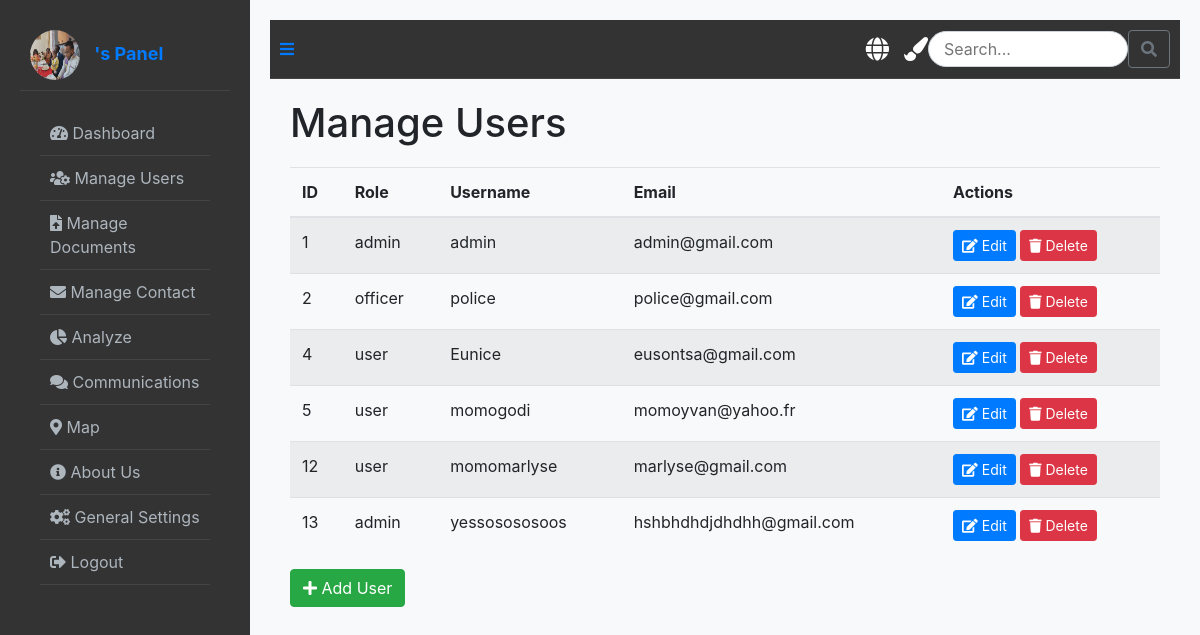
The page /panel/admin/manage-users/ on the database its author committed.
### booking/models.py (models this page shows)
class User(AbstractUser):
    ROLE_CHOICES = [
        ('user', 'User'),
        ('officer', 'Police Officer'),
        ('admin', 'Super Admin'),
    ]
    email = models.CharField(max_length=100, default='user@gmail.com')
    role = models.CharField(max_length=10, choices=ROLE_CHOICES, default='user')
    name = models.CharField(max_length=100, default='user')  # Provide a default value
    phone = models.CharField(max_length=15, default='0000000000')  # Provide a default value
    address = models.TextField(null=True, blank=True)  # Temporarily allow null
    profile_picture = models.ImageField(upload_to='profile_pics/', null=True, blank=True)

### booking/views.py (the view)
# urls.py: path('panel/admin/manage-users/', manage_users, name='manage_users'),
def manage_users(request):
    users = User.objects.all()
    return render(request, 'panel/admin/manage_user/manage_users.html', {'users': users})

### booking/templates/panel/admin/manage_user/manage_users.html
{% extends 'panel/admin/base_admin.html' %}
{% block content %}
<h1>Manage Users</h1>
<div class="table-responsive">
    <table class="table table-striped">
        <thead>
            <tr>
                <th>ID</th>
                <th>Role</th>
                <th>Username</th>
                <th>Email</th>
                <th>Actions</th>
            </tr>
        </thead>
        <tbody>
            {% for user in users %}
            {% if user.id != request.user.id %}
            <tr>
                <td>{{ user.id }}</td>
                <td>{{ user.role }}</td>
                <td>{{ user.username }}</td>
                <td>{{ user.email }}</td>
                <td>
                    <a href="{% url 'admin_edit_user' user.id %}" class="btn btn-primary btn-sm"><i class="fas fa-edit"></i> Edit</a>
                    <a href="{% url 'admin_delete_user' user.id %}" class="btn btn-danger btn-sm"><i class="fas fa-trash"></i> Delete</a>
                </td>
            </tr>
            {% endif %}
            {% endfor %}
        </tbody>
    </table>
</div>
<a href="{% url 'add_user' %}" class="btn btn-success"><i class="fas fa-plus"></i> Add User</a>
{% endblock %}

### booking/static/css/momo2.css (style rules this page uses)
.dashboard-content h1 { margin-bottom: 20px; }
.btn-primary { color: #fff; background-color: #007bff; border-color: #007bff; }

### rows shown on the page
User: id "1", role "admin", username "admin", email "admin@gmail.com"
User: id "2", role "officer", username "police", email "police@gmail.com"
User: id "4", role "user", username "Eunice", email "eusontsa@gmail.com"
User: id "5", role "user", username "momogodi", email "momoyvan@yahoo.fr"
User: id "12", role "user", username "momomarlyse", email "marlyse@gmail.com"
User: id "13", role "admin", username "yessosososoos", email "hshbhdhdjdhdhh@gmail.com"
